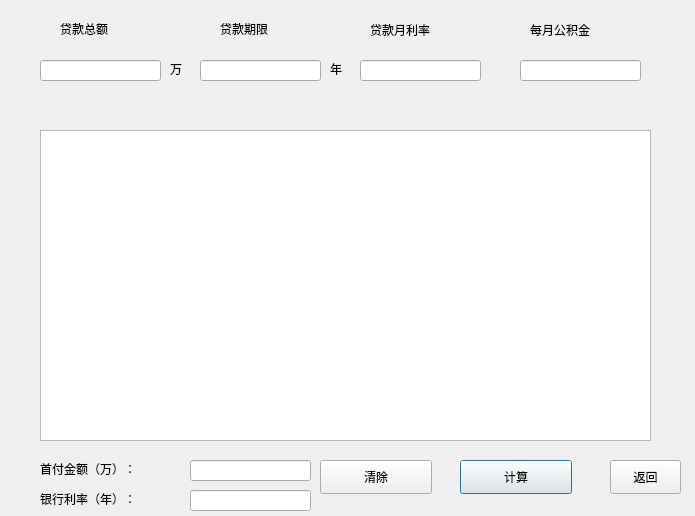
<?xml version="1.0" encoding="UTF-8"?>
<ui version="4.0">
 <class>DialogJin</class>
 <widget class="QDialog" name="DialogJin">
  <property name="geometry">
   <rect>
    <x>0</x>
    <y>0</y>
    <width>695</width>
    <height>516</height>
   </rect>
  </property>
  <property name="windowTitle">
   <string>Dialog</string>
  </property>
  <widget class="QPushButton" name="pushButtonCalculate">
   <property name="geometry">
    <rect>
     <x>460</x>
     <y>460</y>
     <width>112</width>
     <height>34</height>
    </rect>
   </property>
   <property name="text">
    <string>计算</string>
   </property>
  </widget>
  <widget class="QPushButton" name="pushButtonClear">
   <property name="geometry">
    <rect>
     <x>320</x>
     <y>460</y>
     <width>112</width>
     <height>34</height>
    </rect>
   </property>
   <property name="text">
    <string>清除</string>
   </property>
  </widget>
  <widget class="QTextEdit" name="textEdit">
   <property name="geometry">
    <rect>
     <x>40</x>
     <y>130</y>
     <width>611</width>
     <height>311</height>
    </rect>
   </property>
  </widget>
  <widget class="QLabel" name="labelAll">
   <property name="geometry">
    <rect>
     <x>60</x>
     <y>20</y>
     <width>81</width>
     <height>18</height>
    </rect>
   </property>
   <property name="text">
    <string>贷款总额</string>
   </property>
  </widget>
  <widget class="QLabel" name="labelRate">
   <property name="geometry">
    <rect>
     <x>370</x>
     <y>20</y>
     <width>101</width>
     <height>20</height>
    </rect>
   </property>
   <property name="text">
    <string>贷款月利率</string>
   </property>
  </widget>
  <widget class="QLabel" name="labelTime">
   <property name="geometry">
    <rect>
     <x>220</x>
     <y>20</y>
     <width>81</width>
     <height>18</height>
    </rect>
   </property>
   <property name="text">
    <string>贷款期限</string>
   </property>
  </widget>
  <widget class="QLineEdit" name="lineEditAll">
   <property name="geometry">
    <rect>
     <x>40</x>
     <y>60</y>
     <width>121</width>
     <height>21</height>
    </rect>
   </property>
  </widget>
  <widget class="QLineEdit" name="lineEditTime">
   <property name="geometry">
    <rect>
     <x>200</x>
     <y>60</y>
     <width>121</width>
     <height>21</height>
    </rect>
   </property>
  </widget>
  <widget class="QLineEdit" name="lineEditRate">
   <property name="geometry">
    <rect>
     <x>360</x>
     <y>60</y>
     <width>121</width>
     <height>21</height>
    </rect>
   </property>
  </widget>
  <widget class="QPushButton" name="pushButtonBack">
   <property name="geometry">
    <rect>
     <x>610</x>
     <y>460</y>
     <width>71</width>
     <height>34</height>
    </rect>
   </property>
   <property name="text">
    <string>返回</string>
   </property>
  </widget>
  <widget class="QLabel" name="labelTimeYear">
   <property name="geometry">
    <rect>
     <x>330</x>
     <y>60</y>
     <width>61</width>
     <height>18</height>
    </rect>
   </property>
   <property name="text">
    <string>年</string>
   </property>
  </widget>
  <widget class="QLabel" name="labelTimeWan">
   <property name="geometry">
    <rect>
     <x>170</x>
     <y>60</y>
     <width>61</width>
     <height>18</height>
    </rect>
   </property>
   <property name="text">
    <string>万</string>
   </property>
  </widget>
  <widget class="QLabel" name="labelAllShoufu">
   <property name="geometry">
    <rect>
     <x>40</x>
     <y>460</y>
     <width>131</width>
     <height>18</height>
    </rect>
   </property>
   <property name="text">
    <string>首付金额（万）：</string>
   </property>
  </widget>
  <widget class="QLabel" name="labelAllBank">
   <property name="geometry">
    <rect>
     <x>40</x>
     <y>490</y>
     <width>131</width>
     <height>18</height>
    </rect>
   </property>
   <property name="text">
    <string>银行利率（年）：</string>
   </property>
  </widget>
  <widget class="QLineEdit" name="lineEditAShoufu">
   <property name="geometry">
    <rect>
     <x>190</x>
     <y>460</y>
     <width>121</width>
     <height>21</height>
    </rect>
   </property>
  </widget>
  <widget class="QLineEdit" name="lineEditAllBank">
   <property name="geometry">
    <rect>
     <x>190</x>
     <y>490</y>
     <width>121</width>
     <height>21</height>
    </rect>
   </property>
  </widget>
  <widget class="QLabel" name="labelGong">
   <property name="geometry">
    <rect>
     <x>530</x>
     <y>20</y>
     <width>101</width>
     <height>20</height>
    </rect>
   </property>
   <property name="text">
    <string>每月公积金</string>
   </property>
  </widget>
  <widget class="QLineEdit" name="lineEditGong">
   <property name="geometry">
    <rect>
     <x>520</x>
     <y>60</y>
     <width>121</width>
     <height>21</height>
    </rect>
   </property>
   <property name="text">
    <string/>
   </property>
  </widget>
 </widget>
 <resources/>
 <connections/>
</ui>
